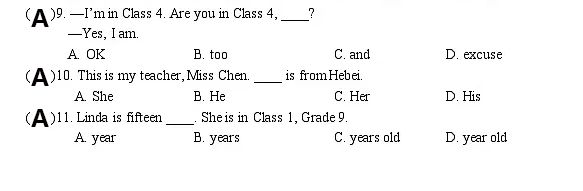
#> input picture uploads/test_photo.jpg, 583 x 191 px
$ python -i image_processing.py   (imports and definitions only)
#> lines starting #> are read from the running program, lines starting #| are printed output that depends on the picture; after the words box and inside, x2 and y2 are one past the last pixel; in counts of white or black regions, pixels touching at a corner belong together
import cv2
import numpy as np
import os

def preprocess_image(image_path, output_size=None, debug=False, for_multimodal=True):
    """
    改进的图片预处理函数 - 支持多模态AI和OCR两种模式
    Args:
        image_path: 图片路径
        output_size: 输出尺寸，如果为None则保持原始尺寸
        debug: 是否保存调试图片
        for_multimodal: 是否为多模态AI处理（保留彩色），否则为OCR处理（二值化）
    """
#> called with image_path = '../../../uploads/test_photo.jpg', debug = False, for_multimodal = True
    steps = {}
    img = cv2.imread(image_path)
#> img is the input picture: shape (191, 583, 3); mean B, G, R 245.6, 245.6, 245.6
    if img is None:
        return image_path

    steps['original'] = img.copy()

    # 1. 尺寸标准化 - 根据用途调整策略
    h, w = img.shape[:2]
#> h = 191; w = 583

    if for_multimodal:
        # 🔥 多模态模式：限制最大尺寸，避免GPU负载过重
        max_dimension = 1600  # 降低最大尺寸
        if max(h, w) > max_dimension:
            scale = max_dimension / max(h, w)
            new_w = int(w * scale)
            new_h = int(h * scale)
            img = cv2.resize(img, (new_w, new_h), interpolation=cv2.INTER_LANCZOS4)
            print(f"多模态：图片尺寸从 {w}x{h} 缩小到 {new_w}x{new_h}")
        else:
            print(f"多模态：保持原始尺寸 {w}x{h}")
#| 多模态：保持原始尺寸 583x191
    else:
        # OCR模式：确保图片足够大以便OCR识别
        if min(h, w) < 800:
            scale = 800 / min(h, w)
            new_w = int(w * scale)
            new_h = int(h * scale)
            img = cv2.resize(img, (new_w, new_h), interpolation=cv2.INTER_CUBIC)
            print(f"OCR：图片尺寸从 {w}x{h} 放大到 {new_w}x{new_h}")

    # 2. 降噪处理
    img = cv2.bilateralFilter(img, 9, 75, 75)

    # 3. 转换为灰度图
    gray = cv2.cvtColor(img, cv2.COLOR_BGR2GRAY)

    # 4. 对比度增强 - 使手写字迹更清晰
    clahe = cv2.createCLAHE(clipLimit=2.0, tileGridSize=(8,8))
    enhanced = clahe.apply(gray)

    # 5. 自适应阈值 - 处理光照不均
    binary = cv2.adaptiveThreshold(enhanced, 255, cv2.ADAPTIVE_THRESH_GAUSSIAN_C,
                                  cv2.THRESH_BINARY, 11, 2)
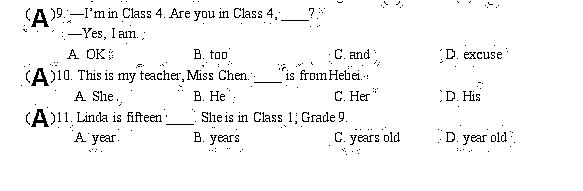
#> binary: shape (191, 583); 96.2% white; black in thin lines or dots, all inside (x1, y1, x2, y2) = (21, 1, 515, 155)

    # 6. 形态学操作 - 清理噪点
    kernel = np.ones((2,2), np.uint8)
    cleaned = cv2.morphologyEx(binary, cv2.MORPH_CLOSE, kernel)
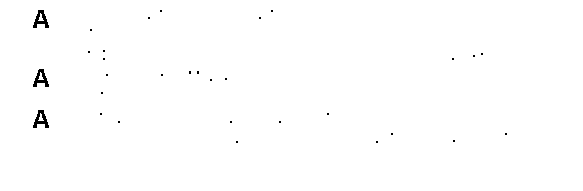
#> cleaned: shape (191, 583); 99.5% white; 31 black regions (28 under 20 px), largest, box (x1, y1, x2, y2) and area: (33, 10, 49, 28) 140, (33, 110, 49, 128) 139, (33, 69, 49, 87) 137
    cleaned = cv2.morphologyEx(cleaned, cv2.MORPH_OPEN, kernel)
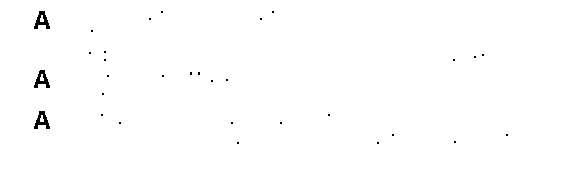
#> cleaned: shape (191, 583); 99.5% white; 31 black regions (28 under 20 px), largest, box (x1, y1, x2, y2) and area: (34, 11, 50, 29) 143, (34, 111, 50, 129) 142, (34, 70, 50, 88) 140


    steps['enhanced'] = enhanced
    steps['binary'] = binary
    steps['cleaned'] = cleaned

    # 8. 保存最终处理结果 - 根据用途选择不同的输出
    name, ext = os.path.splitext(image_path)
    processed_path = f"{name}_processed{ext}"

    if for_multimodal:
        # 多模态AI模式：保存增强的彩色图像，保留更多视觉信息
        # 对彩色图像进行轻微增强但保持原始色彩信息
        enhanced_color = img.copy()

        # 轻微锐化增强文字边缘
        kernel_sharp = np.array([[-1,-1,-1],
                                [-1, 9,-1],
                                [-1,-1,-1]])
        enhanced_color = cv2.filter2D(enhanced_color, -1, kernel_sharp)

        # 调整对比度和亮度
        enhanced_color = cv2.convertScaleAbs(enhanced_color, alpha=1.1, beta=10)

        cv2.imwrite(processed_path, enhanced_color)
        print(f"图片预处理完成(多模态模式): {processed_path}")
    else:
        # OCR模式：保存二值化图像，提高文字识别率
        cv2.imwrite(processed_path, cleaned)
        print(f"图片预处理完成(OCR模式): {processed_path}")

    if debug:
        # 保存所有处理步骤的图像用于调试
        for k, v in steps.items():
            save_path = f"{name}_{k}{ext}"
            cv2.imwrite(save_path, v)
            print(f"调试图片已保存: {save_path}")

    return processed_path

>>> result = preprocess_image('../../../uploads/test_photo.jpg')
